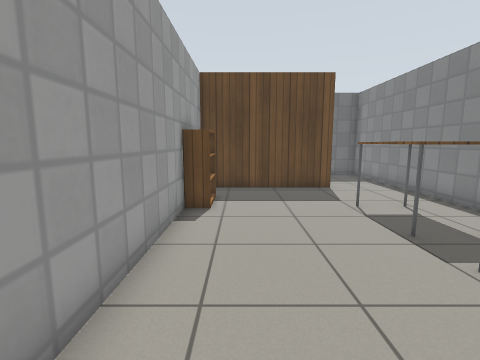
[1] (above)

12 first-person views from a walk through a robot-simulator world made for Gazebo. The camera is 1 m above the floor, tilts 8° down and sees 85° across. The floor is counted in squares, 0.5 m on a side. Each view is taken from the middle of a square. On the plan, view 1 faces up. The plan holds only what a view shows up to about 16 squares ahead; the rest is blank. Gazebo's built-in surfaces are drawn with simple patterns.

[2]
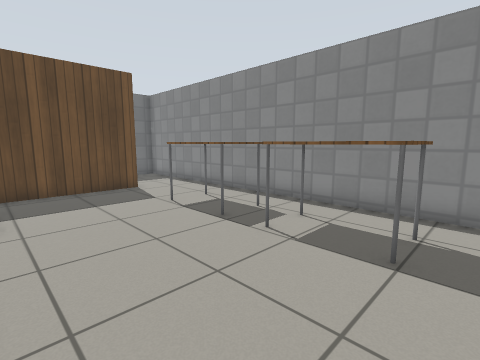

[3]
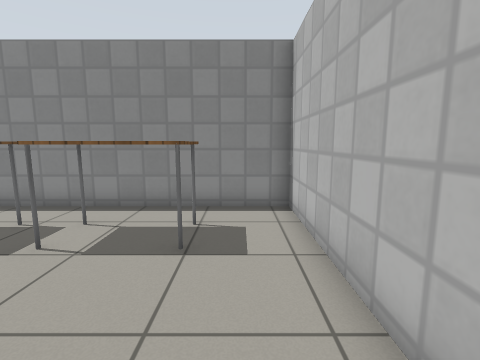

[4]
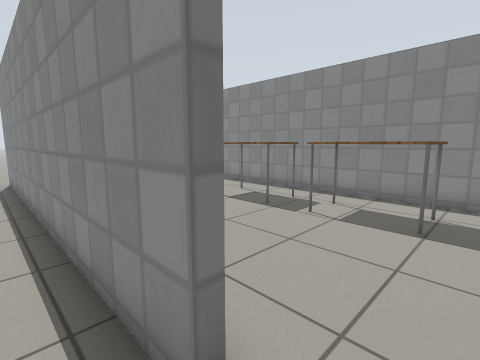

[5]
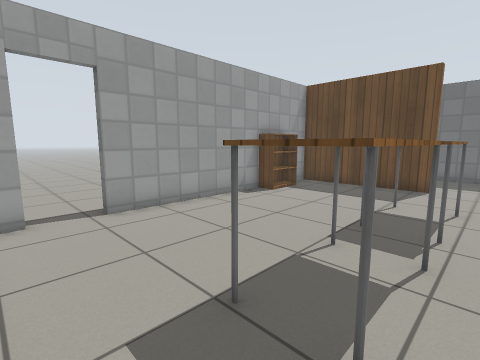

[6]
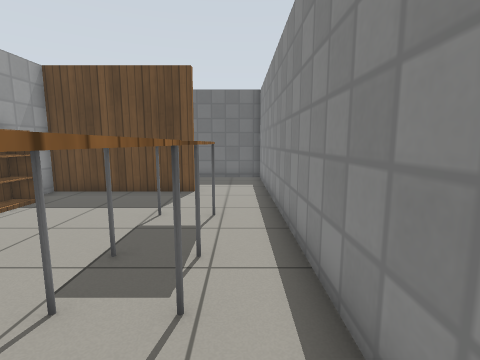

[7]
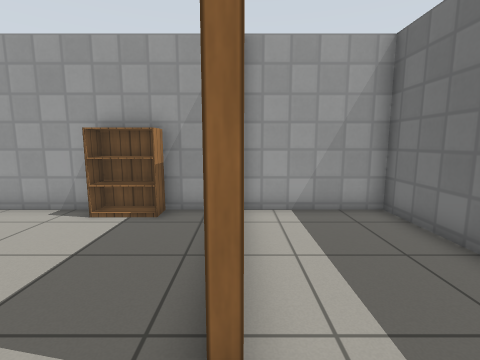

[8]
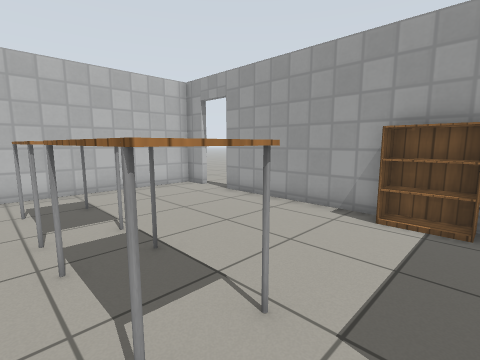

[9]
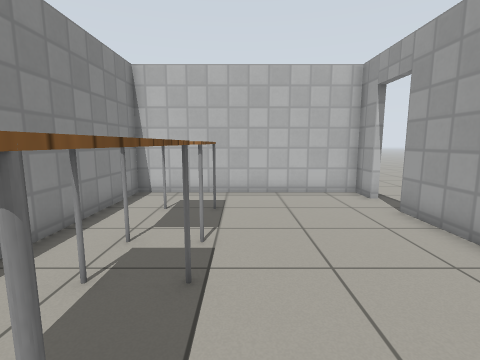

[10]
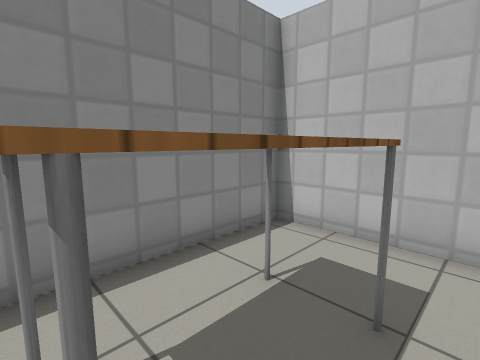

[11]
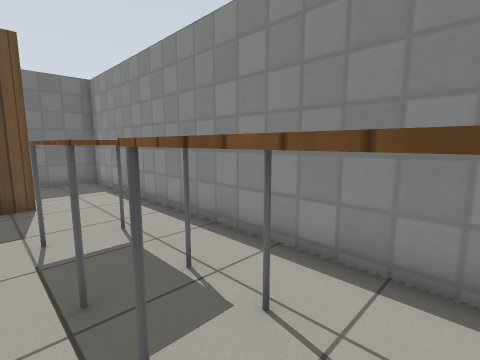

[12]
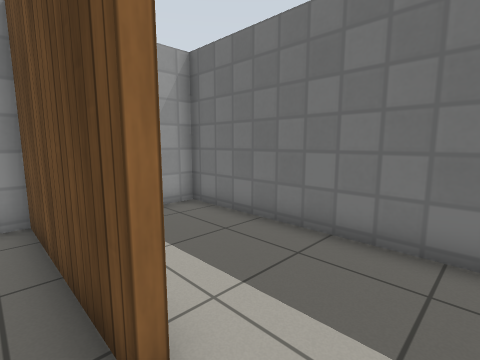

### Floor plan
Points are (right, up) in squares from view 1. A wall is a line through its corners. A room is listed if a view was taken in it or the views show most of it. See-through windows are left out.
Room 1 (views 1, 2, 3, 5, 6, 8, 9, 10, 11, 12)
walls: (-1.7, -0.4) (-1.7, -1.6) (7.2, -1.6) (7.2, 11.6); (4.1, 11.7) (-1.7, 11.7) (-1.7, 1.4)
ways out: open door at (-2, 0.5) to room 2; opening at (5.5, 12) to room 3
objects: bookshelf (-1, 8) to (-1, 9); table (4, 1) to (5, 4); table (4, 6) to (5, 8)
Room 2 (view 4)
walls: (-2, 1.4) (-2, 16.6)
ways out: open door at (-2, 0.5) to room 1
Room 3 (view 7)
walls: (4.1, 12.1) (4.1, 11.7); (7.2, 11.6) (7.2, 16.3) (-1.7, 16.3) (-1.7, 12.1)
ways out: opening at (5.5, 12) to room 1

Positions as (right, up) in squares from view 1, and headings:
1: (0, 0), facing up
2: (-1, 0), facing up-right
3: (-1, 0), facing right
4: (-3, 0), facing up-right
5: (6, -1), facing up-left
6: (6, 1), facing up
7: (6, 12), facing left
8: (6, 10), facing down-left
9: (3, 9), facing down
10: (3, 4), facing down-right
11: (3, 2), facing up-right
12: (6, 11), facing up-left
